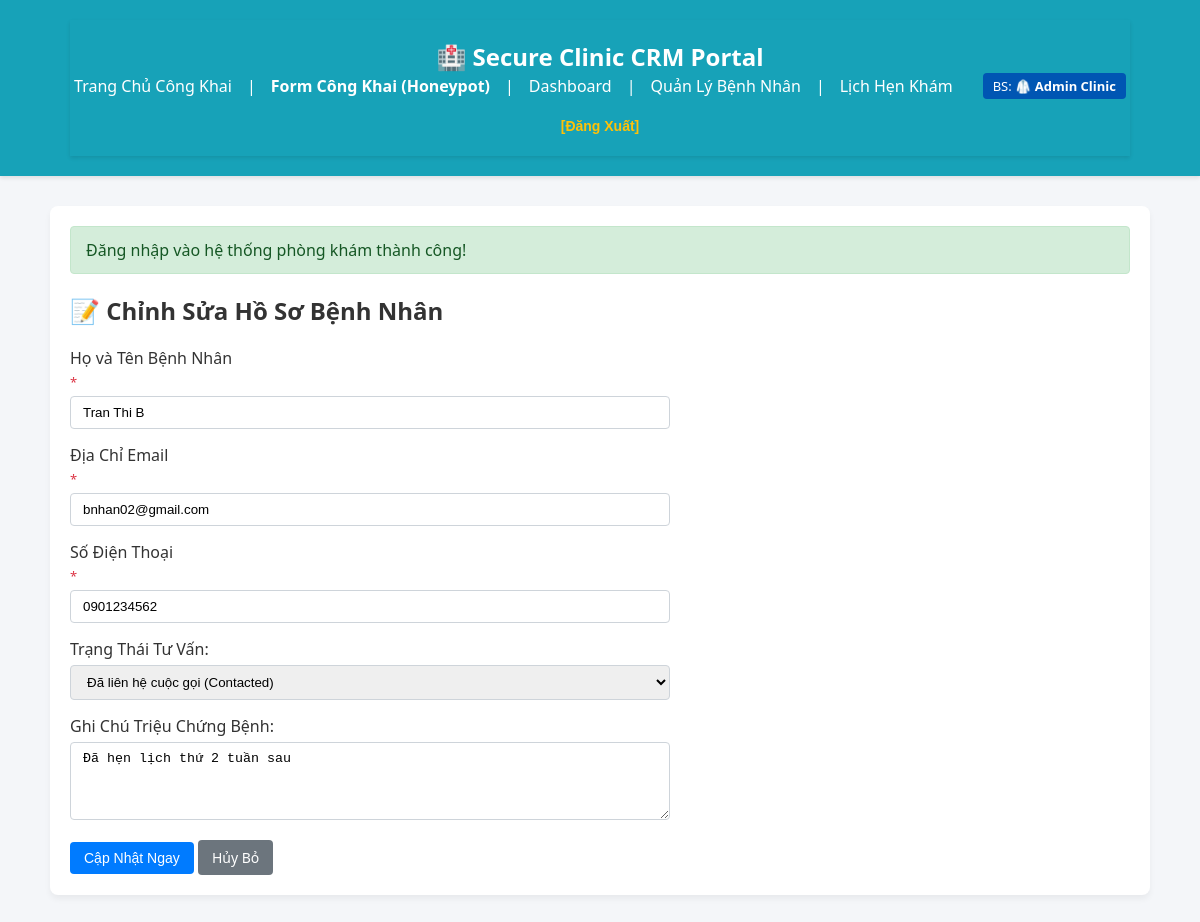
The app's page /patients/edit?id=2 (signed in) with its own data.
### tables this page shows
CREATE TABLE patients (
  id INT AUTO_INCREMENT PRIMARY KEY,
  name VARCHAR(100) NOT NULL,
  email VARCHAR(150) NOT NULL,
  phone VARCHAR(30),
  status ENUM('new', 'contacted', 'qualified', 'lost') NOT NULL DEFAULT 'new',
  note TEXT,
  created_at DATETIME NOT NULL DEFAULT CURRENT_TIMESTAMP,
  updated_at DATETIME NULL ON UPDATE CURRENT_TIMESTAMP,
  UNIQUE KEY unique_patient_email (email),
  INDEX idx_patients_created_at (created_at),
  INDEX idx_patients_status_created_at (status, created_at)
);

### app/Core/helpers.php (called while the page is built, shortened)
<?php
function e(?string $value): string
{
    return htmlspecialchars($value ?? '', ENT_QUOTES, 'UTF-8');
}
function render(string $view, array $data = [], string $layout = 'layouts/main'): void
{
    extract($data);
    require __DIR__ . '/../Views/' . $view . '.php';
}
function old(string $key, $default = '')
{
    return $_SESSION['old_input'][$key] ?? $default;
}

### app/Controllers/PatientController.php (called while the page is built, shortened)
<?php
class PatientController
{
    public function edit(): void
    {
        $id = (int)($_GET['id'] ?? 0);
        $patient = $this->service->getPatientById($id);
        render('patients/edit', ['title' => 'Chỉnh sửa Hồ sơ Bệnh nhân', 'patient' => $patient, 'errors' => []]);
    }
}

### public/index.php (called while the page is built, shortened)
<?php
require_once __DIR__ . '/../app/Core/helpers.php';
$appConfig = require_once __DIR__ . '/../config/app.php';
$dbConfig = require_once __DIR__ . '/../config/database.php';
try {
    $pdo = \App\Core\Database::connect($dbConfig);
} catch (\PDOException $e) {
    if (!$appConfig['debug']) {
        error_log($e->getMessage());
        http_response_code(500);
        render('errors/production', ['title' => 'Lỗi Hệ Thống']);
        exit;
    }
    die("Lỗi kết nối cơ sở dữ liệu (Dev Mode): " . $e->getMessage());
}
$userRepository = new \App\Repositories\UserRepository($pdo);
$patientRepository = new \App\Repositories\PatientRepository($pdo);
$appointmentRepository = new \App\Repositories\AppointmentRepository($pdo);
$authService = new \App\Services\AuthService($userRepository);
$patientService = new \App\Services\PatientService($patientRepository);
$appointmentService = new \App\Services\AppointmentService($appointmentRepository);
$container = [
    \App\Controllers\HomeController::class => new \App\Controllers\HomeController(),
    \App\Controllers\AuthController::class => new \App\Controllers\AuthController($authService),
    \App\Controllers\DashboardController::class => new \App\Controllers\DashboardController(),
    \App\Controllers\PatientController::class => new \App\Controllers\PatientController($patientService),
    \App\Controllers\AppointmentController::class => new \App\Controllers\AppointmentController($appointmentService),
    \App\Controllers\HealthController::class => new \App\Controllers\HealthController($pdo),
];
$router = new \App\Core\Router();
$router->add('GET', '/', [\App\Controllers\HomeController::class, 'index']);
$router->add('GET', '/login', [\App\Controllers\AuthController::class, 'login']);
$router->add('GET', '/dashboard', [\App\Controllers\DashboardController::class, 'index']);
$router->add('GET', '/public-leads/create', [\App\Controllers\PatientController::class, 'createPublic']);
$router->add('GET', '/patients', [\App\Controllers\PatientController::class, 'index']);
$router->add('GET', '/patients/create', [\App\Controllers\PatientController::class, 'create']);
$router->add('GET', '/patients/edit', [\App\Controllers\PatientController::class, 'edit']);
$router->add('GET', '/appointments', [\App\Controllers\AppointmentController::class, 'index']);
$router->add('GET', '/appointments/create', [\App\Controllers\AppointmentController::class, 'create']);
$router->add('GET', '/appointments/edit', [\App\Controllers\AppointmentController::class, 'edit']);
$router->add('GET', '/health', [\App\Controllers\HealthController::class, 'index']);
$router->add('POST', '/login', [\App\Controllers\AuthController::class, 'handleLogin']);
$router->add('POST', '/logout', [\App\Controllers\AuthController::class, 'logout']);
$router->add('POST', '/public-leads', [\App\Controllers\PatientController::class, 'storePublic']);
$router->add('POST', '/patients/store', [\App\Controllers\PatientController::class, 'store']);
$router->add('POST', '/patients/update', [\App\Controllers\PatientController::class, 'update']);
$router->add('POST', '/patients/delete', [\App\Controllers\PatientController::class, 'delete']);
$router->add('POST', '/appointments/store', [\App\Controllers\AppointmentController::class, 'store']);
$router->add('POST', '/appointments/update', [\App\Controllers\AppointmentController::class, 'update']);
$router->add('POST', '/appointments/delete', [\App\Controllers\AppointmentController::class, 'delete']);
$method = $_SERVER['REQUEST_METHOD'];
$path = parse_url($_SERVER['REQUEST_URI'], PHP_URL_PATH);
try {
    $router->dispatch($method, $path, $container);
} catch (\Exception $e) {
    if (!$appConfig['debug']) {
        error_log($e->getMessage());
        http_response_code(500);
        render('errors/production', ['title' => 'Lỗi Hệ Thống']);
        exit;
    }
    die("Lỗi thực thi hệ thống (Dev Mode): " . $e->getMessage());
}

### app/Repositories/PatientRepository.php (called while the page is built, shortened)
<?php
class PatientRepository
{
    public function findById(int $id): ?array
    {
        $stmt = $this->db->prepare("SELECT * FROM patients WHERE id = :id LIMIT 1");
        $stmt->execute(['id' => $id]);
        $patient = $stmt->fetch();
        return $patient ?: null;
    }
}

### app/Services/PatientService.php (called while the page is built, shortened)
<?php
class PatientService
{
    public function getPatientById(int $id): ?array
    {
        return $this->repo->findById($id);
    }
}

### app/Views/patients/edit.php (the view, shortened to what this page needs)
<h2>📝 Chỉnh Sửa Hồ Sơ Bệnh Nhân</h2>
<form method="POST" action="/patients/update" style="max-width: 600px;">
    <div class="form-group">
        <label>Họ và Tên Bệnh Nhân <span class="text-danger">*</span></label>
        <input type="text" name="name" class="form-control" value="<?= e(old('name', $patient['name'])) ?>">
    </div>
    <div class="form-group">
        <label>Địa Chỉ Email <span class="text-danger">*</span></label>
        <input type="text" name="email" class="form-control" value="<?= e(old('email', $patient['email'])) ?>">
    </div>
    <div class="form-group">
        <label>Số Điện Thoại <span class="text-danger">*</span></label>
        <input type="text" name="phone" class="form-control" value="<?= e(old('phone', $patient['phone'])) ?>">
    </div>
    <div class="form-group">
        <label>Trạng Thái Tư Vấn:</label>
        <select name="status" class="form-control">
            <option value="contacted" <?= old('status', $patient['status']) === 'contacted' ? 'selected' : '' ?>>Đã liên hệ cuộc gọi (Contacted)</option>
        </select>
    </div>
    <div class="form-group">
        <label>Ghi Chú Triệu Chứng Bệnh:</label>
        <textarea name="note" class="form-control" rows="4"><?= e(old('note', $patient['note'])) ?></textarea>
    </div>
    <button type="submit" class="btn">Cập Nhật Ngay</button>
    <a href="/patients" class="btn" style="background: #6c757d;">Hủy Bỏ</a>
</form>

### app/Views/layouts/main.php (style rules this page uses)
body { font-family: 'Segoe UI', Tahoma, Geneva, Verdana, sans-serif; margin: 0; padding: 0; background-color: #f4f6f9; color: #333; }
.btn { display: inline-block; padding: 8px 14px; color: white; background-color: #007bff; border: none; border-radius: 4px; text-decoration: none; cursor: pointer; font-size: 14px; }
.form-group { margin-bottom: 15px; }
.form-group label { display: block; margin-bottom: 5px; font-weight: 500; }
.form-control { width: 100%; padding: 8px 12px; border: 1px solid #ced4da; border-radius: 4px; box-sizing: border-box; }
.text-danger { color: #dc3545; font-size: 13px; margin-top: 4px; display: block; }

### records on screen
patients: name "Tran Thi B", email "bnhan02@gmail.com", phone "0901234562", status "Đã liên hệ cuộc gọi (Contacted)", note "Đã hẹn lịch thứ 2 tuần sau"

### other values on screen
$_SESSION['user_name'] "Admin Clinic"
$msg "Đăng nhập vào hệ thống phòng khám thành công!"
